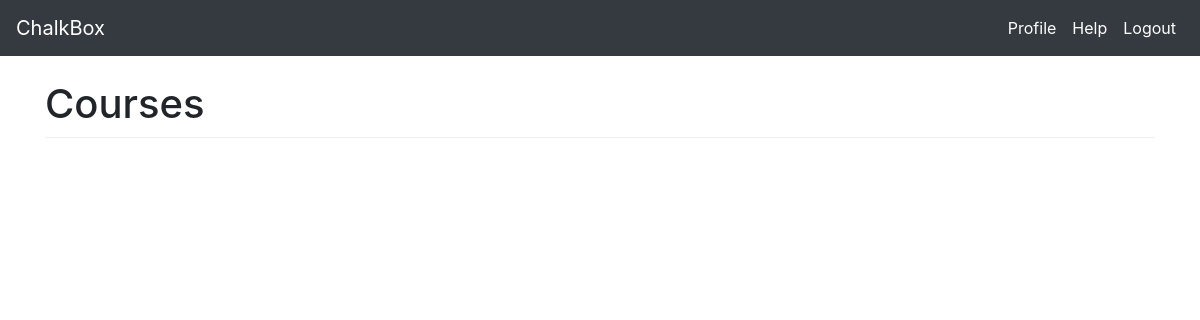
Page /courses/ (signed in) on the earlier database version.
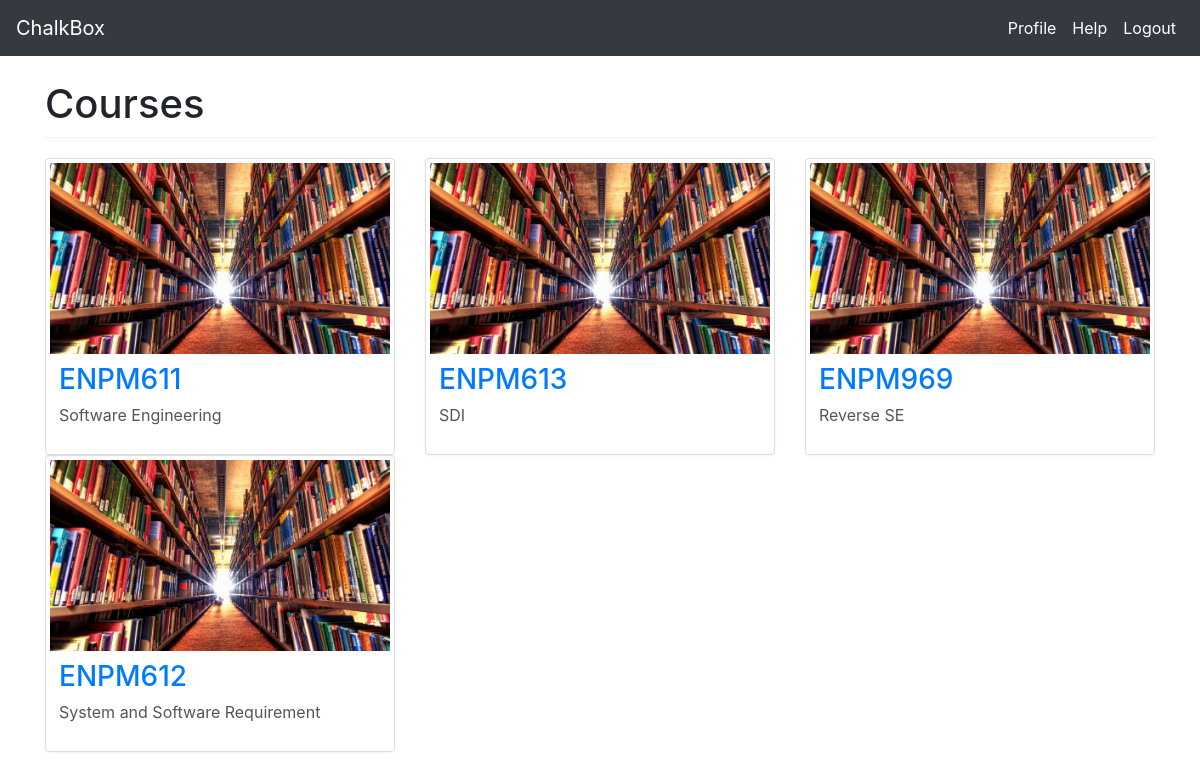
Same page on the later database version.
### courses/models.py (models this page shows, shortened)
class Course(models.Model):
    assignments = models.ManyToManyField(Assignment, blank=True)
    course_code = models.CharField(max_length=120)
    course_title = models.CharField(max_length=120)
    course_description = models.TextField(blank=True)
    updated     = models.DateTimeField(auto_now=True)
    timestamp   = models.DateTimeField(auto_now_add=True)
    syllabus	= models.FileField(null=True, blank=True)
    def get_absolute_url(self):
    	return reverse("courses:detail", kwargs={"id": self.id})

### courses/views.py (the view)
def course_home(request):
	user = User(id=request.user.id)
	queryset = user.courses.all()
	context = {
		"object_list": queryset,
		"title": "Courses",
	}
	return render(request, "course_home.html", context)

### templates/course_home.html
{% extends "base_navbar.html" %}
{% load staticfiles %}
{% block content %}
<div class="container">
	<h1>{{ title }}</h1>
	<div class="row">
			{% for obj in object_list %}
			<div class="col-sm-6 col-md-4">
       		<div class="thumbnail">
       			<img src="{% static 'img/book.jpg' %}" alt>
       			<div class="caption">
       				<h3><a href='{{ obj.get_absolute_url }}'>{{ obj.course_code }}</a></h3>
       				<p>{{ obj.course_title }}</p>
       			</div>
       	    </div>
       		</div>
			{% endfor %}
	</div>
</div>
{% endblock %}

### templates/base_navbar.html
{% extends "base.html" %}
{% block navbar %}
    <ul class="navbar-nav ml-auto">
      <li class="nav-item active">
        <a class="nav-link" href="#">Profile <span class="sr-only">(current)</span></a>
      </li>
      <li class="nav-item active">
        <a class="nav-link" href="{% url 'help' %}">Help <span class="sr-only">(current)</span></a>
      </li>
      <li class="nav-item active">
        <a class="nav-link" href="{% url 'logout' %}">Logout <span class="sr-only">(current)</span></a>
      </li>
    </ul>
{% endblock %}

### templates/base.html (shortened to what this page needs)
{% load staticfiles %}
<!doctype html>
<html lang="en">
  <head>
    {% include 'main_css.html' %}
  </head>
  <body>
<nav class="navbar navbar-expand-md navbar-dark bg-dark mb-4">
  <a class="navbar-brand" href="{% url 'home' %}">ChalkBox <span class="sr-only">(current)</span></a>
  <div class="collapse navbar-collapse" id="navbarCollapse">
{% block navbar %}
{% endblock %}
</div>
</nav>
{% block content %}
{% endblock %}
  </body>
</html>

### templates/main_css.html
{% load staticfiles %}
<link href="{% static 'css/bootstrap.min.css' %}" rel="stylesheet">
<link href="{% static 'css/bootstrap.css' %}" rel="stylesheet">
<link href="{% static 'css/dashboard.css' %}" rel="stylesheet">
<link href="{% static 'css/navbar-top.css' %}" rel="stylesheet">

### templates/main_js.html (shortened to what this page needs)
{% load staticfiles %}

### static_proj/static_root/css/dashboard.css (style rules this page uses)
h1 { padding-bottom: 9px; margin-bottom: 20px; border-bottom: 1px solid #eee; }

### static_proj/static_root/css/navbar-top.css (style rules this page uses)
body { min-height: 75rem; }

Differences in the rows shown:
now on this page (row unchanged): Course: course_code "ENPM611", course_title "Software Engineering"
now on this page (row unchanged): Course: course_code "ENPM613", course_title "SDI"
added Course: course_code "ENPM969", course_title "Reverse SE"
added Course: course_code "ENPM612", course_title "System and Software Requirement"
